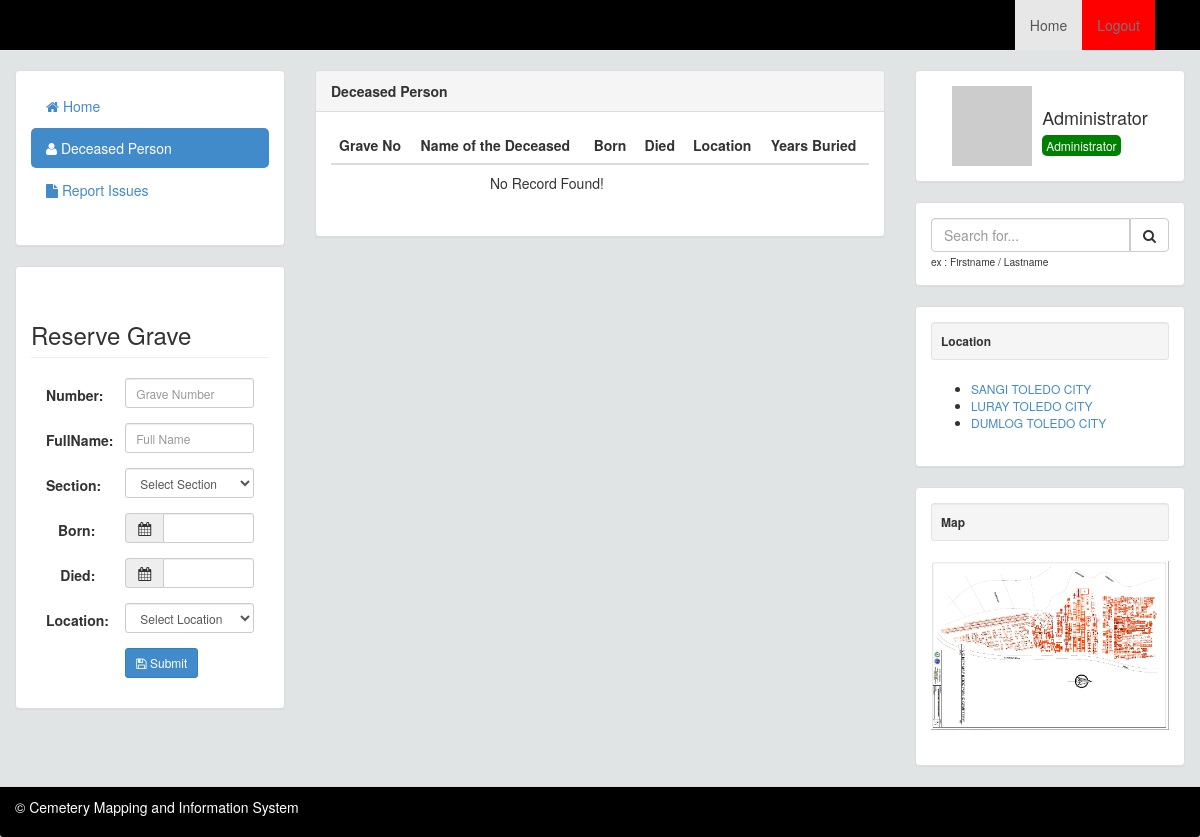
Page /user/index.php?q=person (signed in) on the earlier database version.
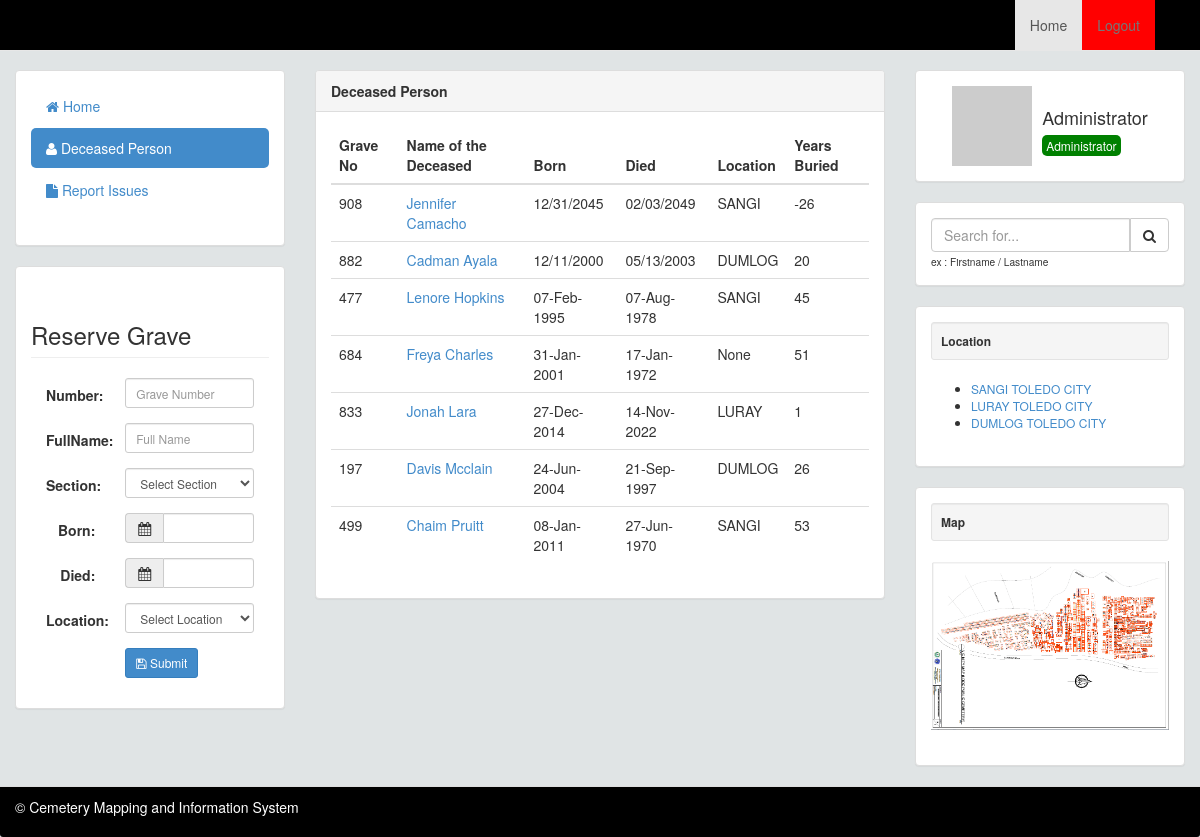
Same page on the later database version.
### tables this page shows
CREATE TABLE `tblpeople` (
  `PEOPLEID` int(11) NOT NULL,
  `GRAVENO` int(11) NOT NULL,
  `FNAME` varchar(90) NOT NULL,
  `BORNDATE` varchar(30) NOT NULL,
  `DIEDDATE` varchar(30) NOT NULL,
  `CATEGORIES` varchar(30) NOT NULL,
  `LOCATION` varchar(90) NOT NULL
);

### user/index.php (called while the page is built, shortened)
<?php
require_once("theme/templates.php");

### include/database.php (called while the page is built, shortened)
<?php
class Database {
	var $sql_string = '';
	private $conn;
	public function open_connection() {
		$this->conn = mysqli_connect(server,user,pass);
		if(!$this->conn){
			echo "Problem in database connection! Contact administrator!";
			exit();
		}else{
			$db_select = mysqli_select_db($this->conn,database_name);
		}
	}
	function setQuery($sql='') {
		$this->sql_string=$sql;
	}
	function executeQuery() {
		$result = mysqli_query($this->conn,$this->sql_string);
		return $result;
	}
	private function confirm_query($result) {
		return $result;
	}
	function loadResultList( $key='' ) {
		$cur = $this->executeQuery();
		$array = array();
		while ($row = mysqli_fetch_object($cur)) {
			if ($key) {
				$array[$row->$key] = $row;
			} else {
				$array[] = $row;
			}
		}
		return $array;
	}
	public function num_rows($result_set) {
		return mysqli_num_rows($result_set);
	}
}
$mydb = new Database();
?>

### user/person.php (the view)
<?php
$search = isset( $_POST['search']) ? $_POST['search'] : "";
$location = isset($_GET['location']) ? $_GET['location'] : '';
?>
<table id="" class="table">
	<thead>
		<tr>
			<th>Grave No</th>
			<th>Name of the Deceased</th>
			<th>Born</th>
			<th>Died</th>
			<th>Location</th>
			<th>Years Buried</th>
		</tr>
	</thead>
	<tbody>
		<?php
		if (isset($_GET['location'])) {
			if (isset($_GET['name'])) {
				$sql = "SELECT * FROM tblpeople WHERE LOCATION='".$location."' AND GRAVENO = '".$_GET['graveno']."' AND FNAME ='".$_GET['name']."'";
				$mydb->setQuery($sql);
				$cur = $mydb->executeQuery();
				$numrows = $mydb->num_rows($cur);
			}else{
				$sql = "SELECT * FROM tblpeople WHERE LOCATION='".$location."'";
				$mydb->setQuery($sql);
				$cur = $mydb->executeQuery();
				$numrows = $mydb->num_rows($cur);
			}
		}elseif (isset( $_POST['search'])){
			$sql = "SELECT * FROM tblpeople WHERE FNAME LIKE '%".$search."%'";
			$mydb->setQuery($sql);
			$cur = $mydb->executeQuery();
			$numrows = $mydb->num_rows($cur);
		}else{
			$sql = "SELECT * FROM tblpeople";
			$mydb->setQuery($sql);
			$cur = $mydb->executeQuery();
			$numrows = $mydb->num_rows($cur);
		}
	if ($numrows > 0) {
	  		$cur = $mydb->loadResultList();
			foreach ($cur as $res) {
  @$formatdate = date_format(date_create($res->DIEDDATE),'m/d/Y');
  $birthDate = $formatdate;
  $birthDate = explode("/", $birthDate);
  @$age = (date("md", date("U", mktime(0, 0, 0, $birthDate[0], $birthDate[1], $birthDate[2]))) > date("md")
    ? ((date("Y") - $birthDate[2]) - 1)
    : (date("Y") - $birthDate[2]));
				echo '<tr>';
				echo '<td>'.$res->GRAVENO.'</td>';
				echo '<td><a href="index.php?q=person&graveno='.$res->GRAVENO.'&name='.$res->FNAME.'&location='.$res->LOCATION.'&section='.$res->CATEGORIES.'">'. $res->FNAME.'</a></td>';
				echo '<td>'.$res->BORNDATE.'</td>';
				echo '<td>'.$res->DIEDDATE.'</td>';
				echo '<td>'.$res->LOCATION.'</td>';
				echo '<td>'.$age.'</td>';
				echo '</tr>';
			}
		}else{
				echo '<tr>';
				echo '<td colspan="5" style="text-align:center">No Record Found!</td>';
				echo '</tr>';
		}
		?>
	</tbody>
</table>

Differences in the rows shown:
added tblpeople: GRAVENO "908", FNAME "Jennifer Camacho", BORNDATE "12/31/2045", DIEDDATE "02/03/2049", LOCATION "SANGI", DIEDDATE "-26"
added tblpeople: GRAVENO "882", FNAME "Cadman Ayala", BORNDATE "12/11/2000", DIEDDATE "05/13/2003", LOCATION "DUMLOG", DIEDDATE "20"
added tblpeople: GRAVENO "477", FNAME "Lenore Hopkins", BORNDATE "07-Feb-1995", DIEDDATE "07-Aug-1978", LOCATION "SANGI", DIEDDATE "45"
added tblpeople: GRAVENO "684", FNAME "Freya Charles", BORNDATE "31-Jan-2001", DIEDDATE "17-Jan-1972", LOCATION "None", DIEDDATE "51"
added tblpeople: GRAVENO "833", FNAME "Jonah Lara", BORNDATE "27-Dec-2014", DIEDDATE "14-Nov-2022", LOCATION "LURAY", DIEDDATE "1"
added tblpeople: GRAVENO "197", FNAME "Davis Mcclain", BORNDATE "24-Jun-2004", DIEDDATE "21-Sep-1997", LOCATION "DUMLOG", DIEDDATE "26"
added tblpeople: GRAVENO "499", FNAME "Chaim Pruitt", BORNDATE "08-Jan-2011", DIEDDATE "27-Jun-1970", LOCATION "SANGI", DIEDDATE "53"
Other differences:
text no longer shown: "No Record Found!"
